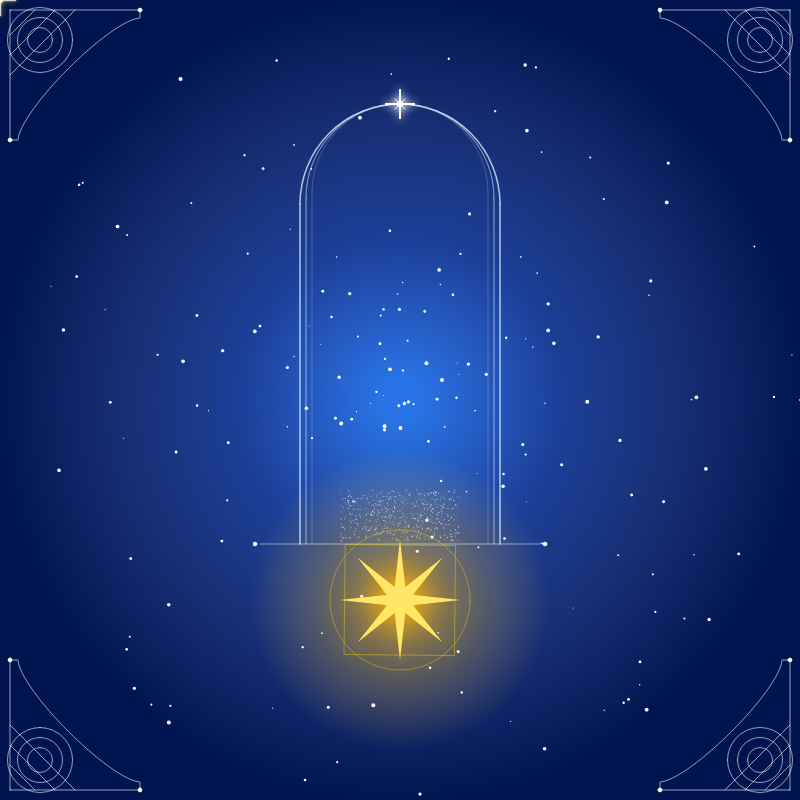
Frame 1 (no input)
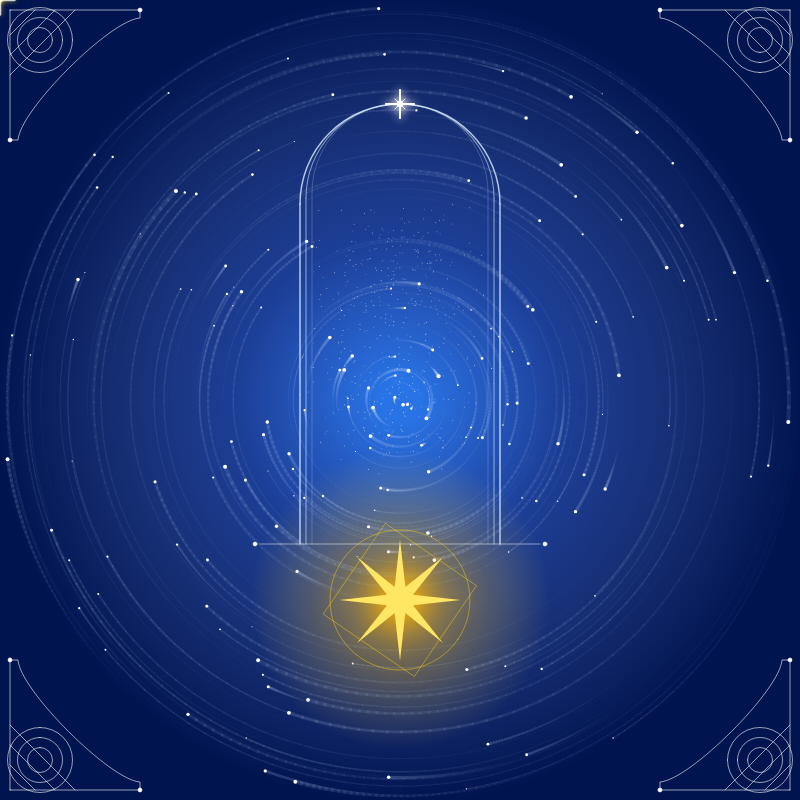
Frame 60 (no input)
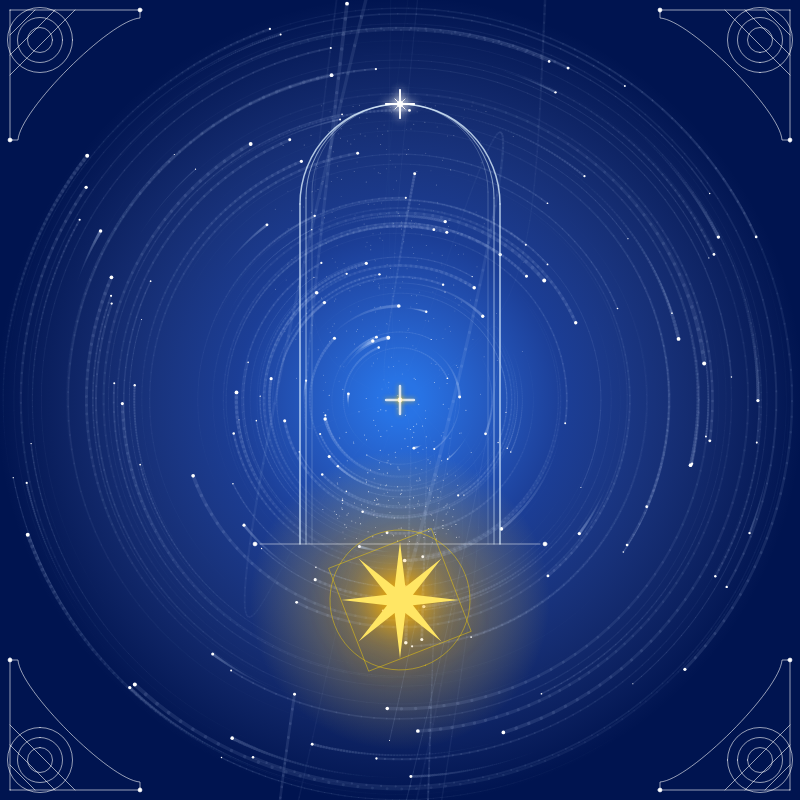
Frame 120 (the mouse pressed at the canvas centre since frame 60)

The p5.js sketch that drew these frames (run headless with seeded random() and noise() and a simulated clock; from frame 60 on, the mouse is pressed at the canvas centre):

// p5.js sketch
// ── sketch.js
let stars = [];
let auroraParticles = [];
const PARTICLE_COUNT = 500; 

function setup() {
  createCanvas(800, 800);
  for (let i = 0; i < 180; i++) {
    stars.push(new Star());
  }
  for (let i = 0; i < PARTICLE_COUNT; i++) {
    auroraParticles.push(new AuroraParticle());
  }
}

function draw() {
  drawHighContrastBackground();

  push();
  translate(width / 2, height / 2);
  for (let s of stars) {
    s.update();
    s.display();
  }
  pop();

  drawAllCorners();

  drawMagicGate(width / 2, height * 0.68);

  drawGoldenStar(width / 2, height * 0.75, 20);

  drawMouseStar();
}

function drawHighContrastBackground() {
  noStroke();
  
  background(0, 20, 80);

  let glowX = width / 2;
  let glowY = height * 0.5;
  
  let gradient = drawingContext.createRadialGradient(
    glowX, glowY, 20, 
    glowX, glowY, 500
  );
  gradient.addColorStop(0, 'rgba(47,132,255,0.85)');   
  gradient.addColorStop(0.3, 'rgba(69,125,255,0.4)');  
  gradient.addColorStop(0.8, 'rgba(141,166,249,0)');      
  
  drawingContext.fillStyle = gradient;
  rect(0, 0, width, height);

  let warmGlow = drawingContext.createRadialGradient(
    width/2, height*0.75, 10, 
    width/2, height*0.75, 150
  );
  warmGlow.addColorStop(0, 'rgba(255,183,0,0.54)');
  warmGlow.addColorStop(1, 'rgba(255,210,67,0)');
  drawingContext.fillStyle = warmGlow;
  rect(0, 0, width, height);
}

function drawMagicGate(x, y) {
  push();
  translate(x, y);
  
  let w = 200;
  let h = 440;
  
  for (let p of auroraParticles) {
    p.update(w, h);
    p.display();
  }

  noFill();
  for (let i = 0; i < 3; i++) {
    let offset = i * 12;
    stroke(220, 240, 255, 200 - i * 60);
    strokeWeight(1.5 - i * 0.4);
    
    let curW = w - offset;
    let archR = curW / 2;
    let straightH = h - archR;

    line(-archR, 0, -archR, -straightH);
    line(archR, 0, archR, -straightH);
    arc(0, -straightH, curW, curW, PI, TWO_PI);
  }

  stroke(255, 180);
  line(-w/2 - 40, 0, w/2 + 40, 0);
  fill(255);
  circle(-w/2 - 45, 0, 4);
  circle(w/2 + 45, 0, 4);

  drawStarBurst(0, -h, 14);
  pop();
}

class AuroraParticle {
  constructor() {
    this.init();
  }

  init() {
    this.x = random(-60, 60);
    this.y = random(0, -50); 
    this.vx = random(-0.5, 0.5);
    this.vy = random(-1, -5); 
    this.size = random(1, 1);
    this.alpha = random(100, 255);
    this.noiseOffset = random(1000);
    this.life = 1.0; 
  }

  update(w, h) {
    let n = noise(this.y * 0.01, this.noiseOffset, frameCount * 0.01);
    this.x += (n - 0.5) * 3 + this.vx;
    this.y += this.vy;
    this.life -= 0.005;

    if (this.y < -h || this.life < 0) {
      this.init();
      this.y = 0;
      this.life = 1.0;
    }
  }

  display() {
    let a = this.alpha * this.life;
    noStroke();
    fill(255, a);
    circle(this.x, this.y, this.size);
    fill(255, 255, 255, a * 0.02);
    circle(this.x, this.y, this.size * 1);
  }
}

class Star {
  constructor() {
    this.angle = random(TWO_PI);
    this.dist = random(5, 400);
    this.speed = random(0.05, 0.0025);
    this.size = random(1, 4);
    this.history = [];
    this.maxHistory = 70;
    
    this.offsetX = 0;
    this.offsetY = 0;
  }

  update() {
    let baseX = cos(this.angle) * this.dist;
    let baseY = sin(this.angle) * this.dist;

    let mx = mouseX - width / 2;
    let my = mouseY - height / 2;
    let d = dist(baseX, baseY, mx, my);

    let interactionRadius = 50; 
    if (d < interactionRadius) {
      let force = map(d, 0, interactionRadius, 1, 30); 
      let angleToMouse = atan2(baseY - my, baseX - mx);
      this.offsetX += cos(angleToMouse) * force;
      this.offsetY += sin(angleToMouse) * force;
    }

    this.offsetX *= 0.8;
    this.offsetY *= 1;

    let finalX = baseX + this.offsetX;
    let finalY = baseY + this.offsetY;

    this.history.push({x: finalX, y: finalY});
    if (this.history.length > this.maxHistory) {
      this.history.shift();
    }
    this.angle += this.speed;
  }

  display() {
    for (let i = 0; i < this.history.length - 1; i++) {
      let alpha = map(i, 0, this.history.length, 0, 30);
      stroke(200, 220, 255, alpha);
      strokeWeight(map(i, 0, this.history.length, 0.5, this.size * 1));
      line(this.history[i].x, this.history[i].y, this.history[i+1].x, this.history[i+1].y);
    }
    
    let head = this.history[this.history.length - 1];
    noStroke();
    fill(255, 255);
    circle(head.x, head.y, this.size);
  }
}

function drawAllCorners() {
  let m = 10;
  drawCornerPattern(m, m, 0); 
  drawCornerPattern(width - m, m, HALF_PI); 
  drawCornerPattern(width - m, height - m, PI); 
  drawCornerPattern(m, height - m, PI + HALF_PI); 
}

function drawCornerPattern(x, y, rot) {
  push();
  translate(x, y);
  rotate(rot);
  stroke(255, 150);
  strokeWeight(1);
  noFill();
  
  beginShape();
  vertex(0, 0);
  vertex(130, 0);
  vertex(130, 8);
  bezierVertex(100, 10, 10, 100, 8, 130);
  vertex(0, 130);
  endShape(CLOSE);
  
  for(let i=0; i<3; i++) {
    let offset = 25 + i * 20;
    line(offset, 0, 0, offset);
    circle(30, 30, offset);
  }
  
  fill(255);
  circle(130, 0, 4);
  circle(0, 130, 4);
  pop();
}

function drawGoldenStar(x, y, size) {
  push();
  translate(x, y);
  let breath = sin(frameCount * 0.05) * 5;
  
  drawingContext.shadowBlur = 25;
  drawingContext.shadowColor = color(255, 180, 0);
  
  fill(255, 230, 100);
  noStroke();
  
  beginShape();
  for(let i=0; i<16; i++) {
    let r = (i % 2 === 0) ? size * 3 + breath : size * 0.7;
    let angle = TWO_PI * i / 16 - HALF_PI;
    vertex(cos(angle) * r, sin(angle) * r);
  }
  endShape(CLOSE);
  
  noFill();
  stroke(255, 215, 0, 150);
  strokeWeight(0.7);
  rotate(frameCount * 0.01);
  circle(0, 0, size * 7);
  rectMode(CENTER);
  rect(0, 0, size * 5.5, size * 5.5);
  pop();
}

function drawStarBurst(x, y, size) {
  push();
  translate(x, y);
  drawingContext.shadowBlur = 10;
  drawingContext.shadowColor = 'white';
  for (let i = 0; i < 8; i++) {
    stroke(255, 255 - i * 15);
    strokeWeight(i % 2 === 0 ? 2 : 0.8);
    let len = i % 2 === 0 ? size : size * 0.5;
    line(-len, 0, len, 0);
    rotate(PI/4);
  }
  fill(255);
  circle(0, 0, 6);
  pop();
}

function drawMouseStar() {
  push();
  translate(mouseX, mouseY);
  
  drawingContext.shadowBlur = 5;
  drawingContext.shadowColor = 'rgba(255,201,0,0.8)';
  
  let breath = sin(frameCount * 0.1) * 2;
  
  noStroke();
  fill(255);
  circle(0, 0, 6 + breath);
  
  stroke(255, 200);
  strokeWeight(2.5);
  line(-15 - breath, 0, 15 + breath, 0);
  line(0, -15 - breath, 0, 15 + breath);
  
  pop();
}
